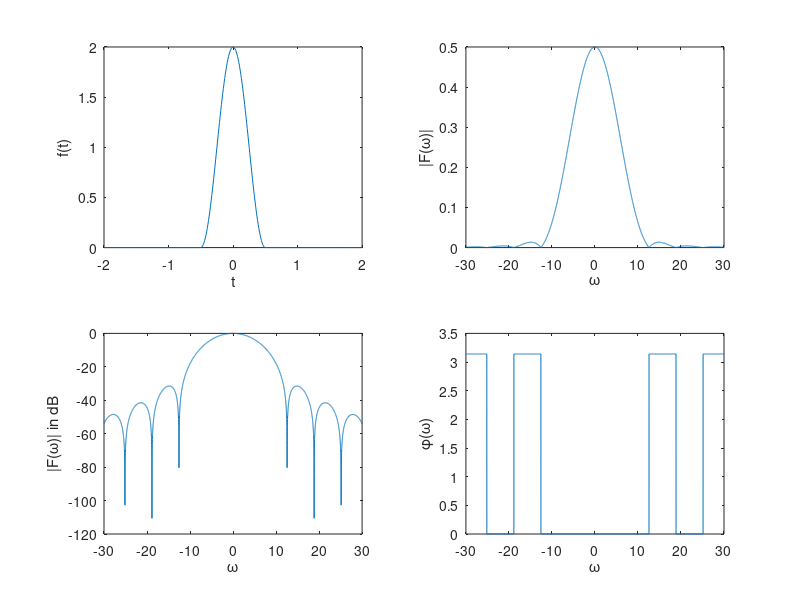

Source code (MATLAB):
%习题三升余弦脉冲信号
close all;
E=1;T=1;
t=-2:0.01:2;
w=-30:0.01:30;
f=E*rectpuls(t,T).*(1+cos(2*pi/T*t));
%F0=E*T/2*sinc(T/(2*pi)*w);
F=E*T/2*sinc(T/(2*pi)*w)+E*T/4*sinc(T/(2*pi)*(w-2*pi/T))+E*T/4*sinc(T/(2*pi)*(w+2*pi/T));
subplot(2,2,1);
plot(t,f);xlabel('t');ylabel('f(t)');

subplot(2,2,2);
plot(w,abs(F));xlabel('\omega');ylabel('|F(\omega)|');

max_logF=max(abs(F));
subplot(2,2,3);
plot(w,20*log10(abs(F)/max_logF));xlabel('\omega');ylabel('|F(\omega)| in dB');

subplot(2,2,4);
plot(w,angle(F));xlabel('\omega');ylabel('\phi(\omega)');